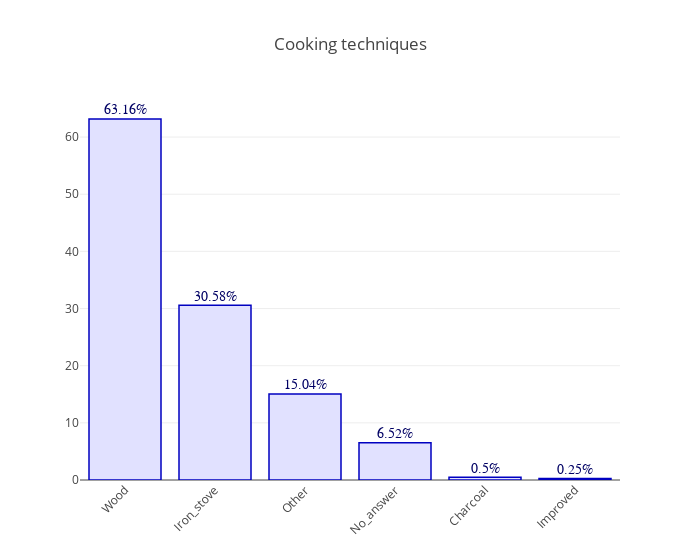

Notebook code cell kept with this figure:
### Markdown cell above
#### Cooking facilities

### Code cell
#kitchen_type = reg_survey.groupby('kitchen_type').size()
kitchen_type = get_ocurrences(reg_survey, 'kitchen_type').sort_values(ascending = False)
kitchen = pd.crosstab(reg_survey.village, reg_survey.kitchen_type)
#display(kitchen)

kitchen_perc = 100*kitchen_type/total_surveys
kitchen_perc = kitchen_perc.round(2)
print kitchen_perc

fig_kitchen_type = {
    "layout": {
        "title": "Cooking techniques",
        "xaxis": {
            "tickangle": -45
        },
        "width": 700,
        "annotations": []
    },
    "data": [
        {
            "x": map(lambda x: x.capitalize(), kitchen_perc.index.values),
            "y": kitchen_perc.values,
            "type": "bar",
            "name": "Livelihoods Strategies",
            "marker": {
                "color": 'rgb(225,225,258)',
                "line": {
                    "color": 'rgb(0,0,192)',
                    "width": 1.5
                }
            },
        }
    ]
}


for i in range(0, len(kitchen_type)):
    fig_kitchen_type["layout"]["annotations"].append(
        {
            "x": map(lambda x: x.capitalize(), kitchen_perc.index.values)[i],
            "y": kitchen_perc.values[i] + 1.5,
            "text": str(kitchen_perc.values[i]) + "%",
            "font": dict(
                family='Arial',
                size=14,
                color='rgba(0, 0, 100, 1)'
            ),
            "showarrow": False,

        }
    )


iplot(fig_kitchen_type)

### Figure 1 — Plotly figure (JSON) as saved in the notebook; plotly's stock layout.template omitted (floating-point values rounded to 4 significant figures)
{"data": [{"marker": {"color": "rgb(225,225,258)", "line": {"color": "rgb(0,0,192)", "width": 1.5}}, "name": "Livelihoods Strategies", "type": "bar", "x": ["Wood", "Iron_stove", "Other", "No_answer", "Charcoal", "Improved"], "y": [63.16, 30.58, 15.04, 6.52, 0.5, 0.25]}], "layout": {"annotations": [{"font": {"color": "rgba(0, 0, 100, 1)", "family": "Arial", "size": 14}, "showarrow": false, "text": "63.16%", "x": "Wood", "y": 64.66}, {"font": {"color": "rgba(0, 0, 100, 1)", "family": "Arial", "size": 14}, "showarrow": false, "text": "30.58%", "x": "Iron_stove", "y": 32.08}, {"font": {"color": "rgba(0, 0, 100, 1)", "family": "Arial", "size": 14}, "showarrow": false, "text": "15.04%", "x": "Other", "y": 16.54}, {"font": {"color": "rgba(0, 0, 100, 1)", "family": "Arial", "size": 14}, "showarrow": false, "text": "6.52%", "x": "No_answer", "y": 8.02}, {"font": {"color": "rgba(0, 0, 100, 1)", "family": "Arial", "size": 14}, "showarrow": false, "text": "0.5%", "x": "Charcoal", "y": 2}, {"font": {"color": "rgba(0, 0, 100, 1)", "family": "Arial", "size": 14}, "showarrow": false, "text": "0.25%", "x": "Improved", "y": 1.75}], "title": "Cooking techniques", "width": 700, "xaxis": {"tickangle": -45}}}
